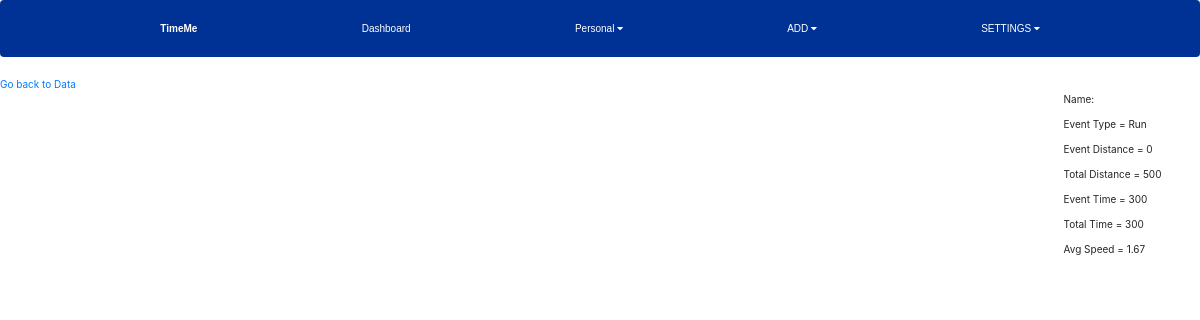
Screenshot of /reviewdata (signed in) with the database file from the repository.
### timeme/models.py (models this page shows, shortened)
class EventTypes(db.Model):
    __tablename__="eventtypes"
    id = db.Column(db.Integer, primary_key=True)
    type = db.Column(db.String(100), nullable=False)

class UserDST(db.Model):
    __tablename__ = "userdst"
    userID = db.Column(db.Integer, db.ForeignKey("users.id"))
    eventID = db.Column(db.Integer, db.ForeignKey("events.eventID"))
    userDSTID = db.Column(db.Integer, primary_key=True)
    dstDateTime = db.Column(db.DateTime, nullable=False, default=datetime.datetime.utcnow)
    userDistance = db.Column(db.Integer, nullable=False)
    userTime = db.Column(db.Integer, nullable=False)
    userSpeed = db.Column(db.Integer, nullable=False)
    isAssignment = db.Column(db.Integer, nullable=False)
    dst_user = db.relationship('Users', lazy=True, foreign_keys=[userID])
    dst_event = db.relationship('Events', lazy=True, foreign_keys=[eventID])

class Events(db.Model):
    __tablename__ = "events"
    eventID = db.Column(db.Integer, primary_key=True, nullable=False)
    eventTypeID = db.Column(db.Integer,db.ForeignKey("eventtypes.id"), nullable=False)
    eventDistance = db.Column(db.Integer, nullable=True)
    eventTime = db.Column(db.Integer, nullable=True)
    eventT_r = db.relationship('EventTypes', lazy=True, foreign_keys=[eventTypeID])

### timeme/routes.py (the view)
@app.route('/reviewdata', methods=['GET', 'POST'])
def reviewdata():
    global dstid
    print("s", dstid)
    check = check_user()
    details = []
    dst_details = UserDST.query.filter_by(userDSTID = dstid).first()
    event = [i for i in db.session.query(EventTypes.type, Events.eventDistance, Events.eventTime).select_from(EventTypes).join(Events).filter(Events.eventID == dst_details.eventID).first()]
    labels = [i[0] for i in db.session.query(Intervals.time).filter_by(userdstid=dstid).all()]
    values = [i[0] for i in db.session.query(Intervals.dist).filter_by(userdstid=dstid).all()]
    speeds = []
    for i in range(0,len(labels)):
        speed = 0
        speed = getspeed(labels[i], values[i], speed)
        speeds.append(speed)
    if check == 0:
        details.append(' ')
    elif check == 1:
        userid = [dst_details.userID]
        details = []
        details.append((returnname(userid))[0])
    details.append(event[0])
    details.append(event[1])
    details.append(dst_details.userDistance)
    details.append(event[2])
    details.append(dst_details.userTime)
    details.append(dst_details.userSpeed)
    no_intervals = False
    if len(labels) == 0 and len(values)==0:
        no_intervals = True
    return render_template("reviewdata.html", user=check, labels=labels, values=values, speed=speeds, details=details, no_intervals=no_intervals)

### timeme/models.py (called while the page is built)
@login_man.user_loader
def getuser(user_id):
    return Users.query.get(int(user_id))

### timeme/routes.py (called while the page is built)
def check_user():
    if current_user.is_authenticated:
        if current_user.isAdmin == 1:
            return 1
        elif current_user.isAdmin == 0:
            return 0
    else:
        return 2

### timeme/templates/reviewdata.html (shortened to what this page needs)
{% if user == 1 %}
  {% include "html/adminheader.html" %}
{% elif user == 0 %}
  {% include "html/studentheader.html" %}
{% endif %}
<!DOCTYPE html>
<html lang="en" dir="ltr">
  <head>
    <link rel="stylesheet" href="../static/loginstyle.css">
    <link rel="stylesheet" href="https://maxcdn.bootstrapcdn.com/bootstrap/3.4.1/css/bootstrap.min.css">
  </head>
  <body>
    <div class="go-back">
      <a href="{{ url_for('data') }}">Go back to Data</a>
    </div>
    {% extends "charts/chart_layout.html" %}
    {% block content %}
      <div class="details" id="left">
        <p>Name: {{ details[0] }}</p>
        <p>Event Type = {{ details[1] }}</p>
        <p>Event Distance = {{ details[2] }}</p>
        <p>Total Distance = {{ details[3] }}</p>
        <p>Event Time = {{ details[4] }}</p>
        <p>Total Time = {{ details[5] }}</p>
        <p>Avg Speed = {{ details[6] }}</p>
      </div>
    {% endblock %}

### timeme/static/style.css (style rules this page uses)
* { box-sizing: border-box; padding: 0; margin: 0; }

### timeme/static/loginstyle.css (style rules this page uses)
#left { text-align: left; }

### rows the page displays
EventTypes: type "Run"
UserDST: userDistance "500", userTime "300", userSpeed "1.67"
Events: eventTime "300"

### other values shown
{{ details[2] }} "0"
